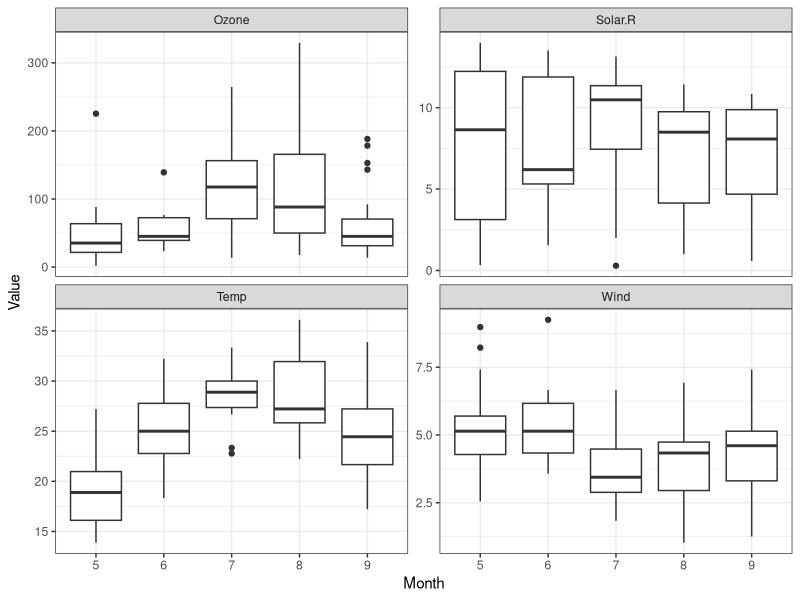
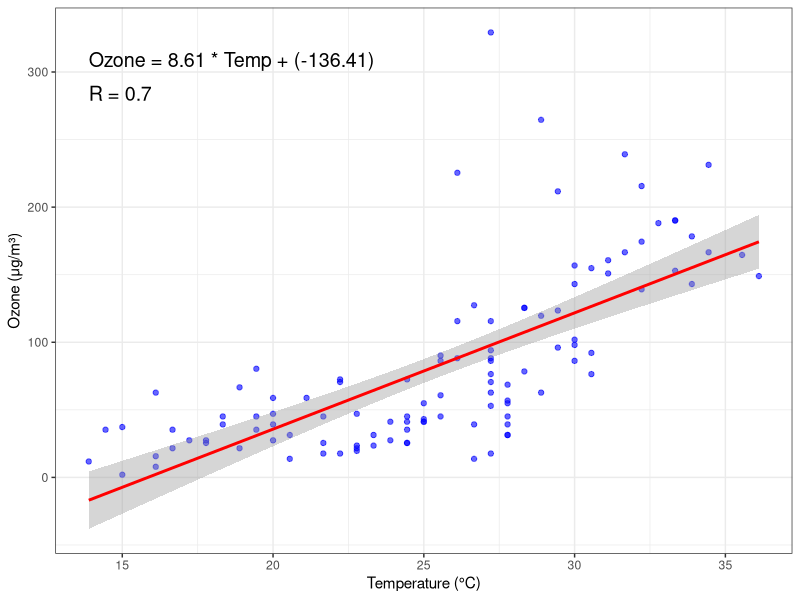
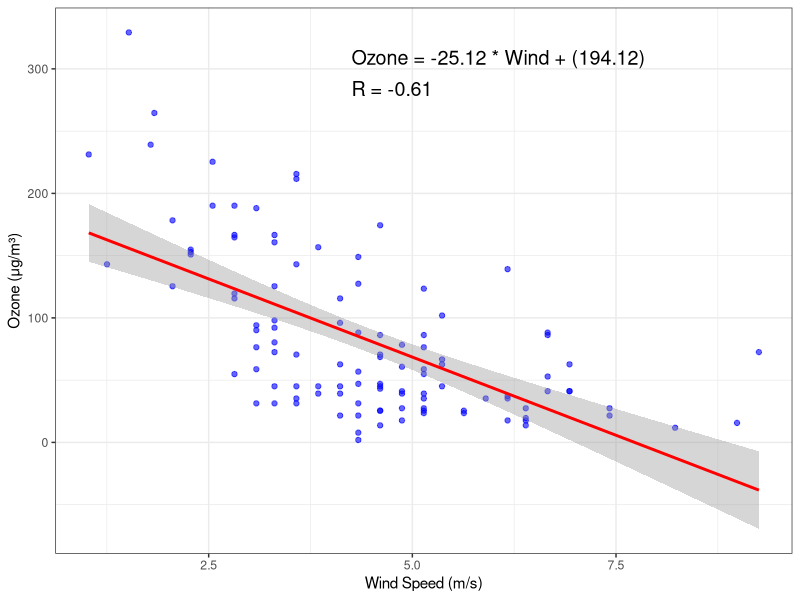
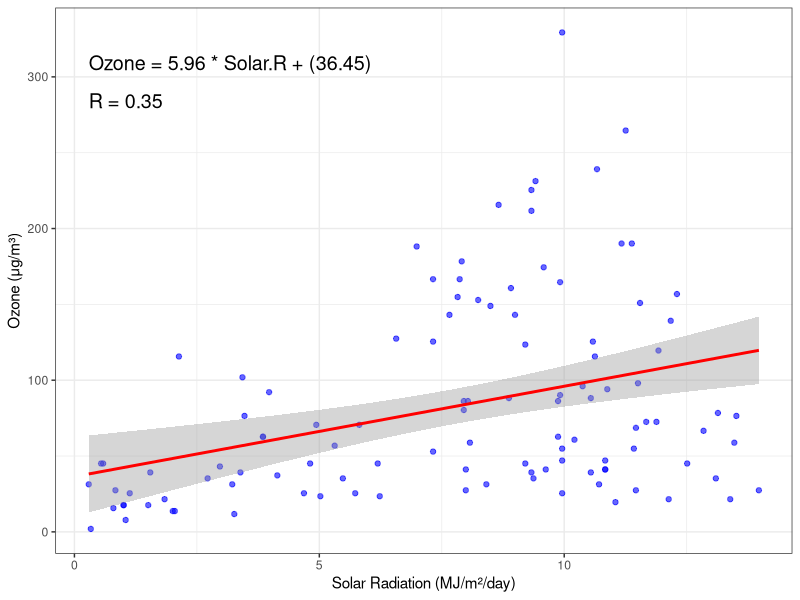
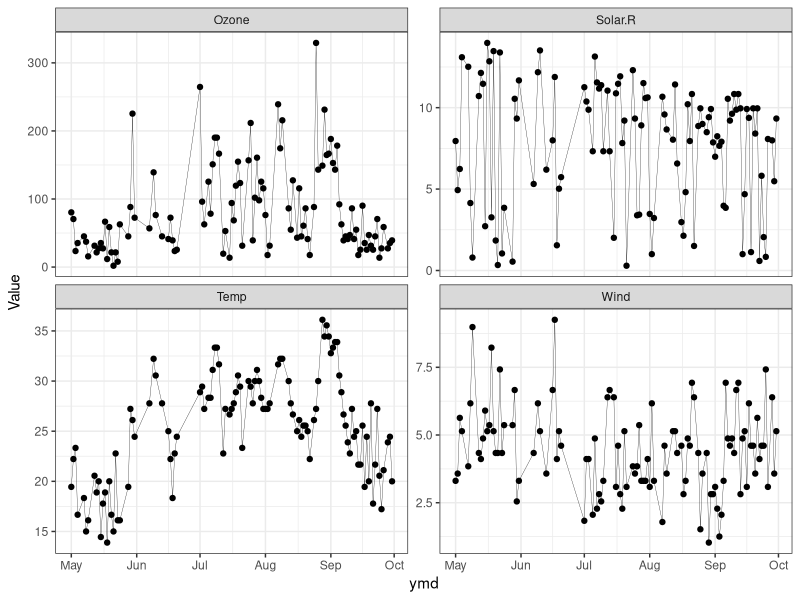

The R source for these figures, in order:
## ---- chunk 1
knitr::opts_chunk$set(echo = TRUE, messages = FALSE, warning = FALSE)
rm(list = ls())
library(ggplot2)
## ---- chunk 2
description_df <- data.frame(
  "Variable" = c("Ozone", "Solar.R", "Wind", "Temp", "Month", "Day"),
  "Description" = c("Mean ozone in parts per billion (ppb)", "Solar radiation", "Wind speed", "Maximum daily temperature", "Month (1–12)", "Day of the month"),
  "Units_raw" = c("ppb", "Langley/day", "miles per hour (mph)", "degrees Fahrenheit (°F)", "-", "-"),
  "Units_con" = c("μg/m³ (1 ppb = 1.96 μg/m³)", "MJ/m²/day (1 Langley = 0.04184 MJ)", "meters per second (m/s)", "degrees Celsius (°C)", "-", "-")
)

colnames(description_df) <- c("Variable", "Description", "Units (original)", "Units (converted)")
rownames(description_df) <- NULL

# Nice table
knitr::kable(description_df)
## ---- chunk 3
airquality_df <- datasets::airquality

# Convert units to SI
airquality_df$Ozone <- airquality_df$Ozone * 1.96                
airquality_df$Temp <- (airquality_df$Temp - 32) * (5/9)
airquality_df$Wind <- airquality_df$Wind * 0.44704
airquality_df$Solar.R <- airquality_df$Solar.R * 0.04184

# Removing rows that have missing data and to tidy
airquality_df <- airquality_df[complete.cases(airquality_df), ]
airquality_df2 <- tidyr::pivot_longer(
  data = airquality_df,
  cols = c("Ozone", "Solar.R", "Wind", "Temp"),
  names_to = "Variable",
  values_to = "Value")
## ---- chunk 4
summary_df <- data.frame(
  Variable = c("Ozone (μg/m³)", "Solar Radiation (MJ/m²/day)", "Wind Speed (m/s)", "Temperature (°C)"),
  Mean = sapply(airquality_df[, -c(5, 6)], mean),
  SD = sapply(airquality_df[, -c(5, 6)], sd),
  Min = sapply(airquality_df[, -c(5, 6)], min),
  Max = sapply(airquality_df[, -c(5, 6)], max)
)

rownames(summary_df) <- NULL

# Nice table
knitr::kable(summary_df, 
             digits = 2)
## ---- chunk 5

ggplot(airquality_df2) + 
  geom_boxplot(aes(x = factor(Month), y = Value)) + 
  facet_wrap(~ Variable, scales = "free_y") + 
  theme_bw() + 
  xlab("Month")
## ---- chunk 6

model <- lm(Ozone ~ Temp, data = airquality_df)
intercept <- round(coef(model)[1], 2)
slope <- round(coef(model)[2], 2)

eq <- paste0("Ozone = ", slope, " * Temp + ", "(",intercept, ")")

r <- round(cor(airquality_df$Temp, airquality_df$Ozone), 2)
cor_text <- paste("R =", r)

x_pos <- min(airquality_df$Temp)
y_pos <- max(airquality_df$Ozone) - 20

ggplot(airquality_df, aes(x = Temp, y = Ozone)) +
  geom_point(color = "blue", alpha = 0.6) +
  geom_smooth(method = "lm", color = "red", se = TRUE) +
  annotate("text", x = x_pos, y = y_pos, label = eq, hjust = 0, size = 5, color = "black") +
  annotate("text", x = x_pos, y = y_pos - 25, label = cor_text, hjust = 0, size = 5, color = "black") +
  labs(
    x = "Temperature (°C)",
    y = "Ozone (μg/m³)"
  ) +
  theme_bw()
## ---- chunk 7

model <- lm(Ozone ~ Wind, data = airquality_df)
intercept <- round(coef(model)[1], 2)
slope <- round(coef(model)[2], 2)

eq <- paste0("Ozone = ", slope, " * Wind + ", "(",intercept, ")")

r <- round(cor(airquality_df$Wind, airquality_df$Ozone), 2)
cor_text <- paste("R =", r)

x_pos <- max(airquality_df$Wind) - 5
y_pos <- max(airquality_df$Ozone) - 20

ggplot(airquality_df, aes(x = Wind, y = Ozone)) +
  geom_point(color = "blue", alpha = 0.6) +
  geom_smooth(method = "lm", color = "red", se = TRUE) +
  annotate("text", x = x_pos, y = y_pos, label = eq, hjust = 0, size = 5, color = "black") +
  annotate("text", x = x_pos, y = y_pos - 25, label = cor_text, hjust = 0, size = 5, color = "black") +
  labs(
    x = "Wind Speed (m/s)",
    y = "Ozone (μg/m³)"
  ) +
  theme_bw()
## ---- chunk 8

model <- lm(Ozone ~ Solar.R, data = airquality_df)
intercept <- round(coef(model)[1], 2)
slope <- round(coef(model)[2], 2)

eq <- paste0("Ozone = ", slope, " * Solar.R + ", "(",intercept, ")")

r <- round(cor(airquality_df$Solar.R, airquality_df$Ozone), 2)
cor_text <- paste("R =", r)

x_pos <- min(airquality_df$Solar.R)
y_pos <- max(airquality_df$Ozone) - 20

ggplot(airquality_df, aes(x = Solar.R, y = Ozone)) +
  geom_point(color = "blue", alpha = 0.6) +
  geom_smooth(method = "lm", color = "red", se = TRUE) +
  annotate("text", x = x_pos, y = y_pos, label = eq, hjust = 0, size = 5, color = "black") +
  annotate("text", x = x_pos, y = y_pos - 25, label = cor_text, hjust = 0, size = 5, color = "black") +
  labs(
    x = "Solar Radiation (MJ/m²/day)",
    y = "Ozone (μg/m³)"
  ) +
  theme_bw()
## ---- chunk 9

airquality_df2$ymd <- as.Date(paste("1973", "-", airquality_df2$Month, "-", airquality_df2$Day, sep = ""))

ggplot(airquality_df2, aes(x = ymd, y = Value)) +
  geom_line(size = 0.1) +
  geom_point() +
  facet_wrap(~ Variable, scales = "free_y") + 
  theme_bw()
